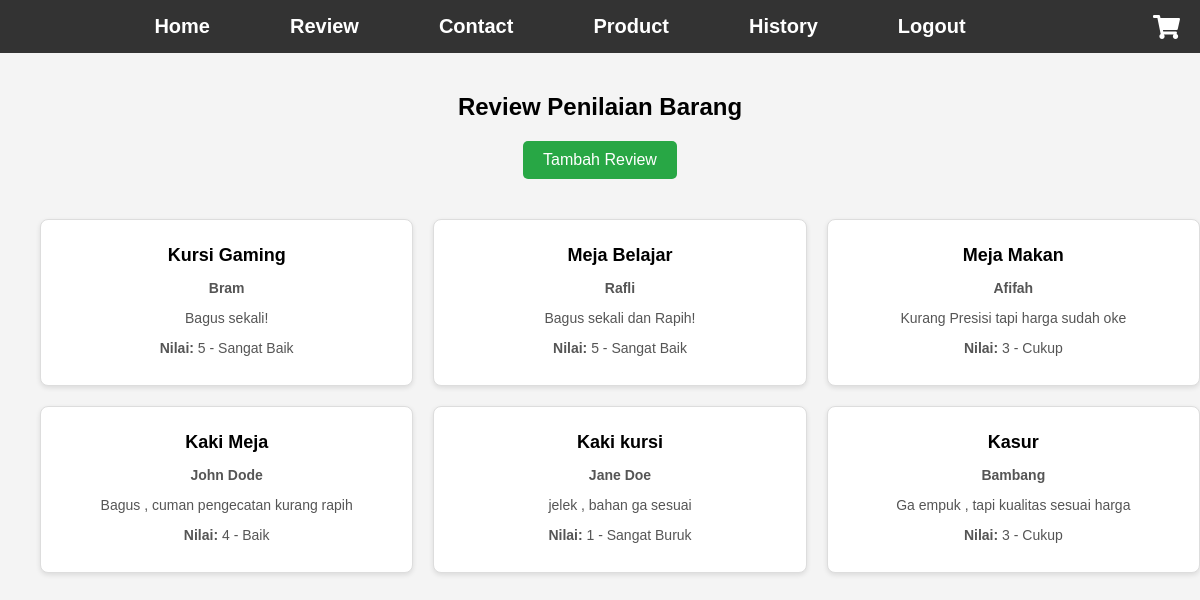
/patient/Review.php (signed in), run on the app's committed database.
### tables this page shows
CREATE TABLE `review` (
  `Nama_Pelanggan_Review` varchar(100) DEFAULT NULL,
  `Nama_Produk_Review` varchar(100) DEFAULT NULL,
  `Komentar_Review` text DEFAULT NULL,
  `Nilai Penilaian` int(11) DEFAULT NULL
);

### patient/Review.php (the view, shortened to what this page needs)
<?php
require_once('../config/db_connection.php');
$query_reviews = "SELECT Nama_Pelanggan_Review, Nama_Produk_Review, Komentar_Review, `Nilai Penilaian` FROM review";
$result = $conn->query($query_reviews);
$reviews = $result->fetch_all(MYSQLI_ASSOC);
$nilai_mapping = [
    1 => 'Sangat Buruk',
    2 => 'Buruk',
    3 => 'Cukup',
    4 => 'Baik',
    5 => 'Sangat Baik'
];
?>
<!DOCTYPE html>
<html lang="id">
<head>
    <link href="https://cdnjs.cloudflare.com/ajax/libs/font-awesome/5.15.4/css/all.min.css" rel="stylesheet">
</head>
<body>
<nav>
    <ul>
        <li><a href="pelanggan_dashboard.php">Home</a></li>
        <li><a href="review.php">Review</a></li>
        <li><a href="contact.php">Contact</a></li>
        <li><a href="product.php">Product</a></li>
        <li><a href="history.php">History</a></li>
        <li><a href="logout.php">Logout</a></li>
        <li><a href="cart.php"><i class="fas fa-shopping-cart cart-icon"></i></a></li>
        </ul>
</nav>
    <section class="review-section">
    <h2>Review Penilaian Barang</h2>
    <button class="add-review-button" onclick="openModal()">Tambah Review</button>
    <div class="review-list">
        <?php foreach ($reviews as $review): ?>
            <div class="review-item">
                <h3><?php echo htmlspecialchars($review['Nama_Produk_Review']); ?></h3>
                <p><strong><?php echo htmlspecialchars($review['Nama_Pelanggan_Review']); ?></strong></p>
                <p><?php echo htmlspecialchars($review['Komentar_Review']); ?></p>
                <p>
                    <strong>Nilai:</strong>
                    <?php
                        $nilai = $review['Nilai Penilaian'];
                        echo $nilai ? "$nilai - " . $nilai_mapping[$nilai] : 'Belum diberi';
                    ?>
                </p>
            </div>
        <?php endforeach; ?>
    </div>
</section>
</body>
</html>

### patient/Review.php (style rules this page uses)
body { font-family: Arial, sans-serif; margin: 0; padding: 0; background-color: #f4f4f4; }
nav { background-color: #333; padding: 15px 0; display: flex; justify-content: center; align-items: center; position: relative; width: 100%; }
nav ul { list-style: none; display: flex; justify-content: center; padding: 0; margin: 0; }
nav ul li { margin: 0 20px; }
nav a { color: white; text-decoration: none; font-size: 20px; font-weight: bold; padding: 10px 20px; }
.cart-icon { position: absolute; right: 20px; font-size: 24px; color: white; }
.review-section { padding: 20px; }
.review-section h2 { text-align: center; margin-bottom: 20px; }
.add-review-button { display: block; margin: 0 auto 20px; padding: 10px 20px; background-color: #28a745; color: white; font-size: 16px; border: none; border-radius: 5px; cursor: pointer; text-align: center; }
.review-list { display: grid; grid-template-columns: repeat(3, 1fr); gap: 20px; padding: 20px; width: 100%; }
.review-item { background-color: white; border: 1px solid #ddd; border-radius: 8px; padding: 15px; box-shadow: 0 2px 5px rgba(0, 0, 0, 0.1); text-align: center; }
.review-item h3 { font-size: 18px; margin: 10px 0; }
.review-item p { font-size: 14px; color: #555; }

### data on the page
review: Nama_Produk_Review "Kursi Gaming", Nama_Pelanggan_Review "Bram", Komentar_Review "Bagus sekali!", Nilai Penilaian "5", Nilai Penilaian "Sangat Baik"
review: Nama_Produk_Review "Meja Belajar", Nama_Pelanggan_Review "Rafli", Komentar_Review "Bagus sekali dan Rapih!", Nilai Penilaian "5", Nilai Penilaian "Sangat Baik"
review: Nama_Produk_Review "Meja Makan", Nama_Pelanggan_Review "Afifah", Komentar_Review "Kurang Presisi tapi harga sudah oke", Nilai Penilaian "3", Nilai Penilaian "Cukup"
review: Nama_Produk_Review "Kaki Meja", Nama_Pelanggan_Review "John Dode", Komentar_Review "Bagus , cuman pengecatan kurang rapih", Nilai Penilaian "4", Nilai Penilaian "Baik"
review: Nama_Produk_Review "Kaki kursi", Nama_Pelanggan_Review "Jane Doe", Komentar_Review "jelek , bahan ga sesuai", Nilai Penilaian "1", Nilai Penilaian "Sangat Buruk"
review: Nama_Produk_Review "Kasur", Nama_Pelanggan_Review "Bambang", Komentar_Review "Ga empuk , tapi kualitas sesuai harga", Nilai Penilaian "3", Nilai Penilaian "Cukup"
